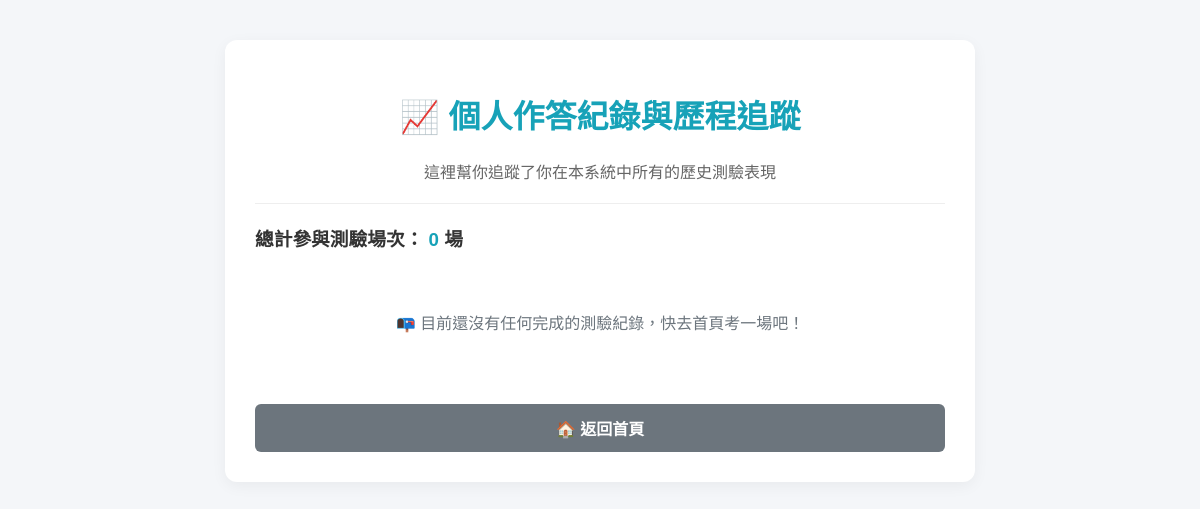
Before: /history/ (signed in) with the older database file.
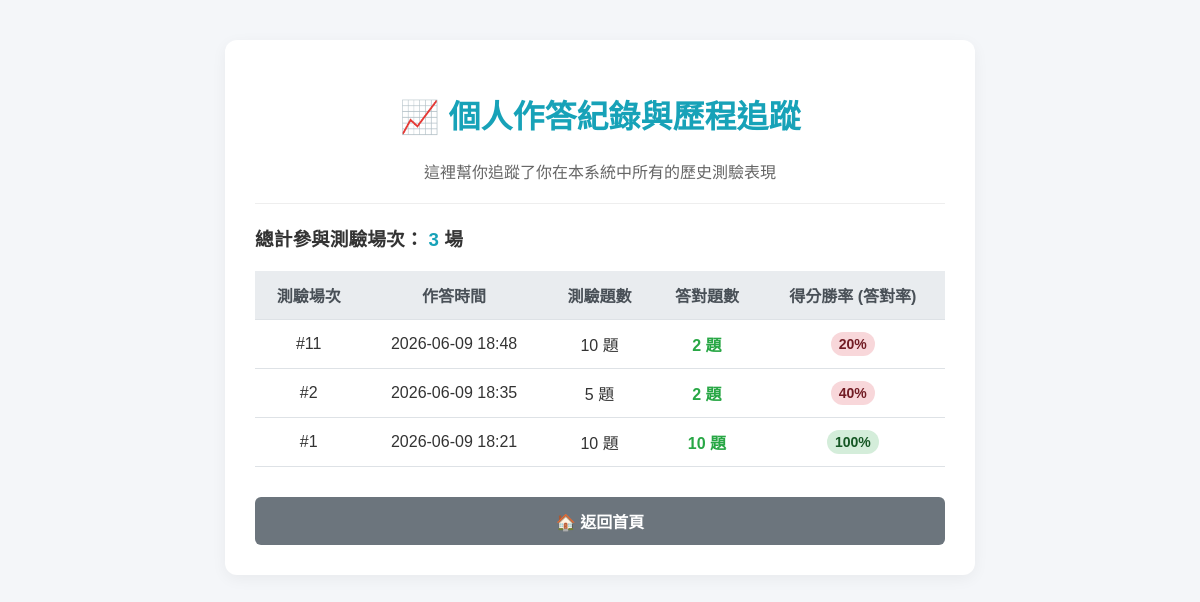
After: the same page with the newer database file.
### quiz/models.py (models this page shows, shortened)
class QuizSession(models.Model):
    user = models.ForeignKey(User, on_delete=models.CASCADE, null=True, blank=True, verbose_name="測驗學生")
    total_questions_requested = models.IntegerField(default=5, verbose_name="設定測驗題數")
    current_index = models.IntegerField(default=0, verbose_name="目前進行到第幾題")
    score = models.IntegerField(default=0, verbose_name="目前得分")
    is_completed = models.BooleanField(default=False, verbose_name="是否完成測驗")
    created_at = models.DateTimeField(auto_now_add=True, verbose_name="測驗時間")
    time_remaining = models.IntegerField(default=600, verbose_name="剩餘時間(秒)")

### quiz/views.py (the view)
# urls.py: path('history/', views.quiz_history, name='quiz_history'),
@login_required(login_url='/admin/login/')
def quiz_history(request):
    sessions = QuizSession.objects.filter(
        user=request.user,
        is_completed=True
    ).order_by('-created_at')
    history_data = []
    for s in sessions:
        accuracy = int((s.score / s.total_questions_requested) * 100) if s.total_questions_requested > 0 else 0
        history_data.append({
            "id": s.id,
            "date": s.created_at,
            "requested": s.total_questions_requested,
            "score": s.score,
            "accuracy": accuracy
        })
    return render(request, "quiz/history.html", {
        "history_data": history_data,
        "total_sessions": len(history_data)
    })

### quiz/templates/quiz/history.html (shortened to what this page needs)
<!DOCTYPE html>
<html lang="zh-Hant">
<head>
</head>
<body>
    <div class="history-container">
        <h1 style="text-align: center; color: #17a2b8;">📈 個人作答紀錄與歷程追蹤</h1>
        <p style="text-align: center; color: #666;">這裡幫你追蹤了你在本系統中所有的歷史測驗表現</p>
        <hr style="border: 0; border-top: 1px solid #eee; margin: 20px 0;">
        <h3>總計參與測驗場次： <span style="color: #17a2b8;">{{ total_sessions }}</span> 場</h3>
        {% if not history_data %}
            <div style="text-align: center; padding: 40px; color: #6c757d;">
                📭 目前還沒有任何完成的測驗紀錄，快去首頁考一場吧！
            </div>
        {% else %}
            <table>
                <thead>
                    <tr>
                        <th>測驗場次</th>
                        <th>作答時間</th>
                        <th>測驗題數</th>
                        <th>答對題數</th>
                        <th>得分勝率 (答對率)</th>
                    </tr>
                </thead>
                <tbody>
                    {% for data in history_data %}
                        <tr>
                            <td>#{{ data.id }}</td>
                            <td>{{ data.date|date:"Y-m-d H:i" }}</td>
                            <td>{{ data.requested }} 題</td>
                            <td style="color: #28a745; font-weight: bold;">{{ data.score }} 題</td>
                            <td>
                                <span class="accuracy-badge" style="background-color: {% if data.accuracy >= 80 %}#d4edda; color: #155724;{% elif data.accuracy >= 60 %}#fff3cd; color: #856404;{% else %}#f8d7da; color: #721c24;{% endif %}">
                                    {{ data.accuracy }}%
                                </span>
                            </td>
                        </tr>
                    {% endfor %}
                </tbody>
            </table>
        {% endif %}
        <a href="/" class="btn-home">🏠 返回首頁</a>
    </div>
</body>
</html>

### quiz/templates/quiz/history.html (style rules this page uses)
body { font-family: Arial, sans-serif; max-width: 750px; margin: 40px auto; background-color: #f4f6f9; color: #333; padding: 0 20px; }
.history-container { background: white; padding: 30px; border-radius: 12px; box-shadow: 0 4px 15px rgba(0,0,0,0.05); }
table { width: 100%; border-collapse: collapse; margin-top: 20px; }
th, td { padding: 12px; text-align: center; border-bottom: 1px solid #dee2e6; }
th { background-color: #e9ecef; color: #495057; }
.accuracy-badge { padding: 4px 8px; border-radius: 20px; font-size: 14px; font-weight: bold; }
.btn-home { display: block; text-align: center; padding: 12px; background-color: #6c757d; color: white; text-decoration: none; border-radius: 6px; font-weight: bold; margin-top: 30px; }

Changed rows visible on the page:
added QuizSession: date "2026-06-09 18:48"
added QuizSession: date "2026-06-09 18:35"
added QuizSession: date "2026-06-09 18:21"
Other visible differences:
{{ total_sessions }}: "0" → "3"
text no longer shown: "📭 目前還沒有任何完成的測驗紀錄，快去首頁考一場吧！"
text now shown: "測驗場次 作答時間 測驗題數 答對題數 得分勝率 (答對率)"
new list line: "# 11 10 題 2 題 20 %"
new list line: "# 2 5 題 2 題 40 %"
new list line: "# 1 10 題 10 題 100 %"
